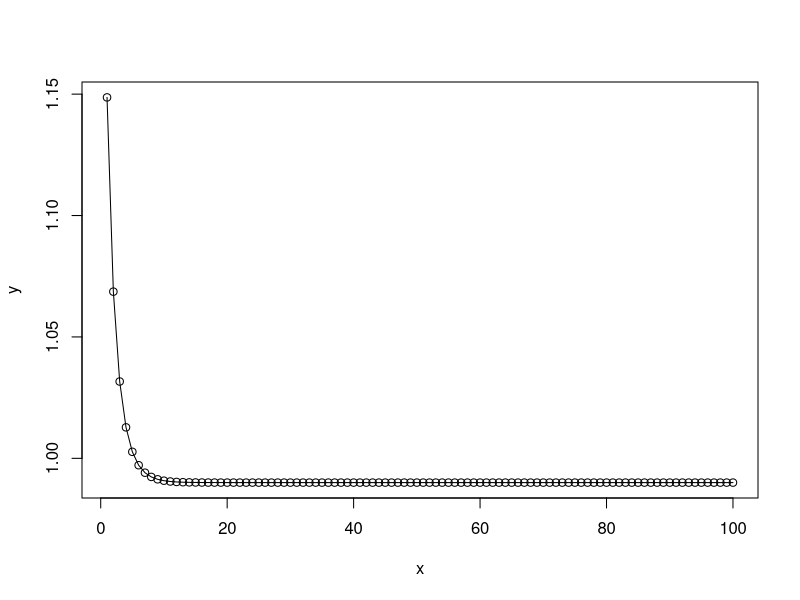

This figure's R source: (Note: this script raises an error after producing the figure.)
alpha <- 0.01
sigma <- 2
myu_0 <- 2
myu_1 <- 4

x <- 1:100
y <- 1- alpha + pnorm((myu_0-myu_1)/(sigma/sqrt(x)))
plot(x,y)
lines(x,y)
---------------
alpha <- 0.01
sigma <- 2
myu_0 <- 2
n <- 100
myu_1 <- 3:100
y <- alpha - pnorm((myu_0-myu_1)/(sigma/sqrt(n)))
plot(myu_1, y)
lines(myu_1, y)

